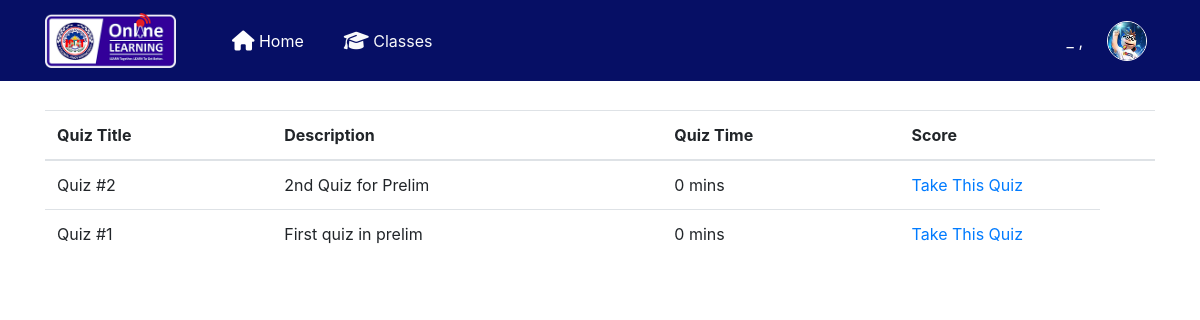
/quiz/student_quiz_list2.php?id=40, run on the app's committed database.
### tables this page shows
CREATE TABLE `class_quiz` (
  `class_quiz_id` int(11) NOT NULL,
  `teacher_class_id` int(11) NOT NULL,
  `quiz_time` int(11) NOT NULL,
  `quiz_id` int(11) NOT NULL,
  `time_added` varchar(100) NOT NULL
);

CREATE TABLE `quiz` (
  `quiz_id` int(11) NOT NULL,
  `quiz_title` varchar(50) NOT NULL,
  `quiz_description` varchar(100) NOT NULL,
  `date_added` varchar(100) NOT NULL DEFAULT current_timestamp(),
  `teacher_id` int(11) NOT NULL
);

### quiz/session.php (called while the page is built, shortened)
<?php
$usrid = $_SESSION['userid'];
?>

### quiz/student_quiz_list2.php (the view, shortened to what this page needs)
<?php ini_set('display_errors', 1); ini_set('display_startup_errors', 1); error_reporting(E_ALL);
include '../includes/dbh.inc.php';
include 'headerq.php';
include 'session.php';
include 'navbarsession.php';
$get_id = $_GET['id']; ?>
<body style="padding-top: 110px">
  <div class="container">
    <table cellpadding="0" cellspacing="0" border="0" class="table" id="">
      <thead>
				<tr>
          <th>Quiz Title</th>
          <th>Description</th>
          <th>Quiz Time</th>
          <th>Score</th>
          <th></th>
        </tr>
      </thead>
      <tbody>
        <?php
        $query = mysqli_query($conn,"SELECT * FROM class_quiz
				LEFT JOIN quiz on class_quiz.quiz_id = quiz.quiz_id
				where teacher_class_id = '$get_id'  order by class_quiz_id DESC ")or die(mysqli_error());
				while($row = mysqli_fetch_array($query)){
				$id  = $row['class_quiz_id'];
				$quiz_id  = $row['quiz_id'];
				$quiz_time  = $row['quiz_time'];
				$query1 = mysqli_query($conn,"SELECT * from student_class_quiz where class_quiz_id = '$id' and student_id = '$usrid'")or die(mysqli_error());
				$row1 = mysqli_fetch_array($query1);
				$grade = $row1['grade'] ?? null;
        ?>
        <tr>
          <td><?php echo $row['quiz_title']; ?></td>
          <td><?php  echo $row['quiz_description']; ?></td>
          <td><?php  echo $row['quiz_time'] / 60; ?> mins</td>
          <td width="200">
            <?php if ($grade == ""){ ?>
              <a  data-placement="bottom" title="Take This Quiz" id="<?php echo $id; ?>Download" href="take_test.php<?php echo '?id='.$get_id ?>&<?php echo 'class_quiz_id='.$id; ?>&<?php echo 'test=ok' ?>&<?php echo 'quiz_id='.$quiz_id; ?>&<?php echo 'quiz_time='.$quiz_time; ?> ">Take This Quiz</a>
            <?php }else{ ?>
              <b><?php echo $grade; ?></b>
            <?php } ?>
          </td>
      </tr>
    <?php } ?>
  </tbody>
</table>
</div>
</body>
</html>

### data on the page
class_quiz: quiz.quiz_title "Quiz #2", quiz.quiz_description "2nd Quiz for Prelim", $row['quiz_time']/60 "0"
class_quiz: quiz.quiz_title "Quiz #1", quiz.quiz_description "First quiz in prelim", $row['quiz_time']/60 "0"
